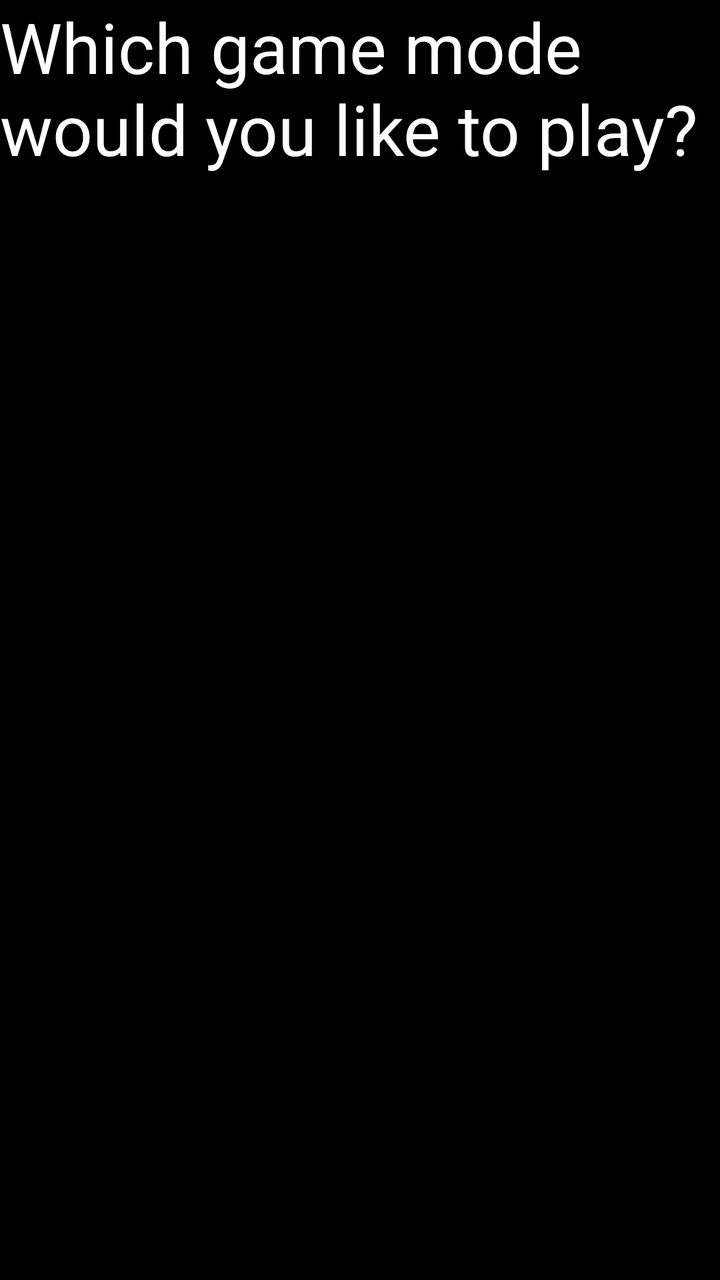
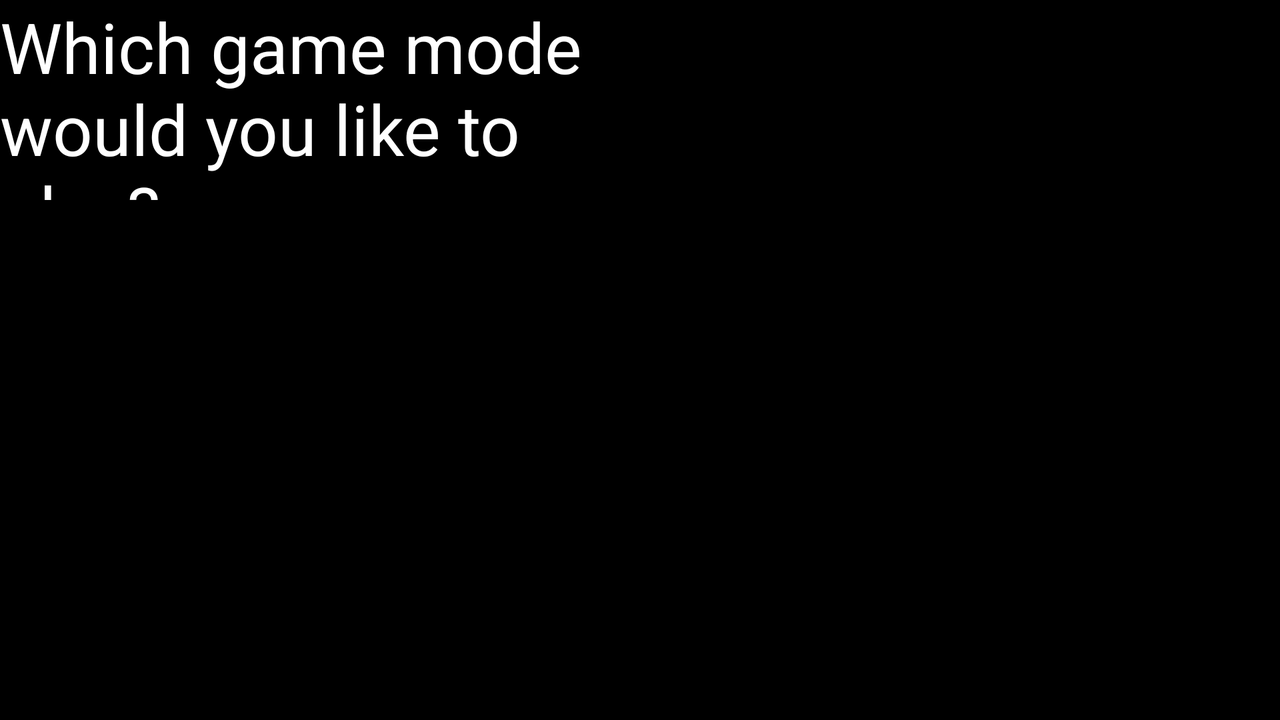

An Android layout and its configuration variant, each rendered on a device that would load it. The default file and the variant file are quoted in full after the pictures.
<!-- AndroidManifest.xml: application theme Theme.AndroidTicTacToe -->
<!-- res/layout/game_choice_screen.xml -->
<?xml version="1.0" encoding="utf-8"?>
<RelativeLayout xmlns:android="http://schemas.android.com/apk/res/android"
    xmlns:app="http://schemas.android.com/apk/res-auto"
    xmlns:tools="http://schemas.android.com/tools"
    android:layout_width="match_parent"
    android:layout_height="match_parent"
    android:background="@color/black"
    tools:context=".GameChoiceScreen">

    <TextView
        android:id="@+id/headerText"
        android:layout_height="100dp"
        android:layout_width="match_parent"
        android:textColor="@color/white"
        android:textSize="35sp"
        android:text="@string/gameChoiceScreenHeaderText" />

    <Button
        android:id="@+id/humanVsHumanButton"
        android:layout_width="match_parent"
        android:layout_height="60sp"
        android:layout_below="@id/headerText"
        android:layout_marginTop="70dp"
        style="@style/buttonStyle"
        android:text="@string/humanVsHumanButtonText"
        />

    <Button
        android:id="@+id/humanVsComputerButton"
        android:layout_width="match_parent"
        android:layout_height="60sp"
        android:layout_below="@id/humanVsHumanButton"
        android:layout_marginTop="20dp"
        style="@style/buttonStyle"
        android:text="@string/humanVsComputerButtonText"
        />


</RelativeLayout>
<!-- resources referenced by this layout -->
<resources>
  <string name="gameChoiceScreenHeaderText">Which game mode would you like to play?</string>
  <string name="humanVsComputerButtonText">Human vs. Computer</string>
  <string name="humanVsHumanButtonText">Human Vs. Human</string>
  <!-- from res/values-v21/ -->
  <style name="buttonStyle">
          <item name="android:textColor">@color/black</item>
          <item name="android:textSize">25sp</item>
          <item name="android:backgroundTint">@color/white</item>
      </style>
</resources>
<!-- res/layout-land/game_choice_screen.xml (the repository's variant of the layout above) -->
<!-- drawn on the phone turned sideways -->
<?xml version="1.0" encoding="utf-8"?>
<RelativeLayout xmlns:android="http://schemas.android.com/apk/res/android"
    xmlns:app="http://schemas.android.com/apk/res-auto"
    xmlns:tools="http://schemas.android.com/tools"
    android:layout_width="match_parent"
    android:layout_height="match_parent"
    android:background="@color/black"
    tools:context=".GameChoiceScreen">

    <LinearLayout
        android:layout_width="match_parent"
        android:layout_height="match_parent"
        android:orientation="horizontal"
        android:weightSum="2"
        >
        <RelativeLayout
            android:layout_height="match_parent"
            android:layout_weight="1"
            android:layout_width="0sp">
            <TextView
                android:id="@+id/gameChoiceScreenHeaderText"
                android:layout_height="100dp"
                android:layout_width="match_parent"
                android:textColor="@color/white"
                android:textSize="35sp"
                android:text="@string/gameChoiceScreenHeaderText" />

            <Button
                android:id="@+id/humanVsHumanButton"
                android:layout_width="match_parent"
                android:layout_height="60sp"
                android:layout_below="@id/gameChoiceScreenHeaderText"
                android:layout_marginTop="70dp"
                style="@style/buttonStyle"
                android:text="@string/humanVsHumanButtonText"
                />

            <Button
                android:id="@+id/humanVsComputerButton"
                android:layout_width="match_parent"
                android:layout_height="60sp"
                android:layout_below="@id/humanVsHumanButton"
                android:layout_marginTop="20dp"
                style="@style/buttonStyle"
                android:text="@string/humanVsComputerButtonText"
                />
        </RelativeLayout>
    </LinearLayout>
</RelativeLayout>
